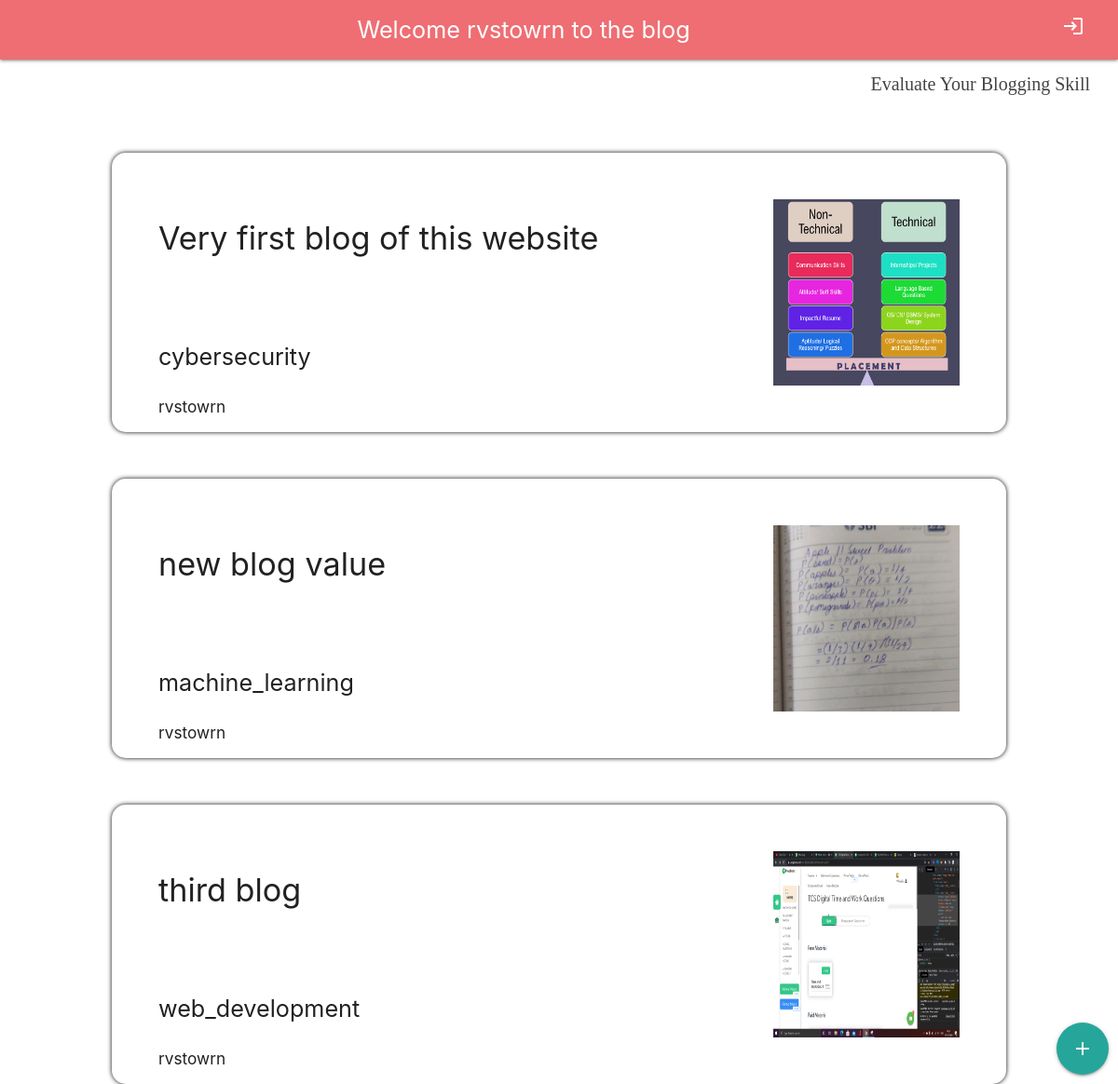
Page /feed.php (signed in) on the committed database.
### tables this page shows
CREATE TABLE `blog` (
  `text` text NOT NULL,
  `img_src` varchar(100) NOT NULL,
  `author` varchar(100) NOT NULL,
  `topic` varchar(100) NOT NULL
);

### feed.php (the view, shortened to what this page needs)
<?php
    echo "<nav>
        <a href='./api/logout.php' class='btn-flat btn-floating btn-large right' style='background-color:#ee6e73'>
            <i class='material-icons'>login</i>
        </a>
            <p class='flow-text'>Welcome " . $_SESSION['username'] . " to the blog</p>
        </nav>";
?>
<!DOCTYPE html>
<html lang="en">
<head>
    <link rel="stylesheet" href="https://cdnjs.cloudflare.com/ajax/libs/materialize/1.0.0/css/materialize.min.css">
</head>
<body>
    <?php
        include './db/connect_db.php';
        $sql = "SELECT * from blog";
        $result = $conn->query($sql);
        if ($result->num_rows > 0) {
            while($row = $result->fetch_assoc()) {
                echo "<div class='blog'>
                        <img src='uploads/" . $row["img_src"]."'>
                        <h4 class='text'> " . $row["text"] . " </h4>
                        <div>
                            <p class='flow-text topic right'> " . $row["topic"] . " </p>
                            <h6 class='author'> " . $row["author"] . " </h6>
                        </div>
                      </div>";
            }
        }
        else{
            echo '<h5> No Feed </h5>';
        }
    ?>
    <a href="./evaluate.php" class='side-msg'>Evaluate Your Blogging Skill</a>
    <a href='./create_blog.php' class="btn-floating btn-large bottom_side">
        <i class="material-icons">add</i>
    </a>
</body>
</html>

### feed.php (style rules this page uses)
body { width:100vw; height:100vh; overflow-x:hidden; }
.bottom_side { position:fixed; bottom:10px; right:10px; }
.blog { padding:50px; height:300px; width:80%; position:relative; margin:50px auto; box-shadow: 0 0 5px black; border-radius:15px; }
.blog > img { width:200px; height:200px; float:right; }
.blog > div { position:absolute; bottom:10px; }
nav { padding-right:20px; text-align:center; margin-bottom:100px; }
.side-msg { text-decoration: none; font-size: 20px; position: absolute; top: 75px; right: 30px; color: #444; font-family: cursive; }

### rows in the picture
blog: img_src (picture), text "Very first blog of this website", topic "cybersecurity", author "rvstowrn"
blog: img_src (picture), text "new blog value", topic "machine_learning", author "rvstowrn"
blog: img_src (picture), text "third blog", topic "web_development", author "rvstowrn"

### other values in the picture
$_SESSION['username'] "rvstowrn"
